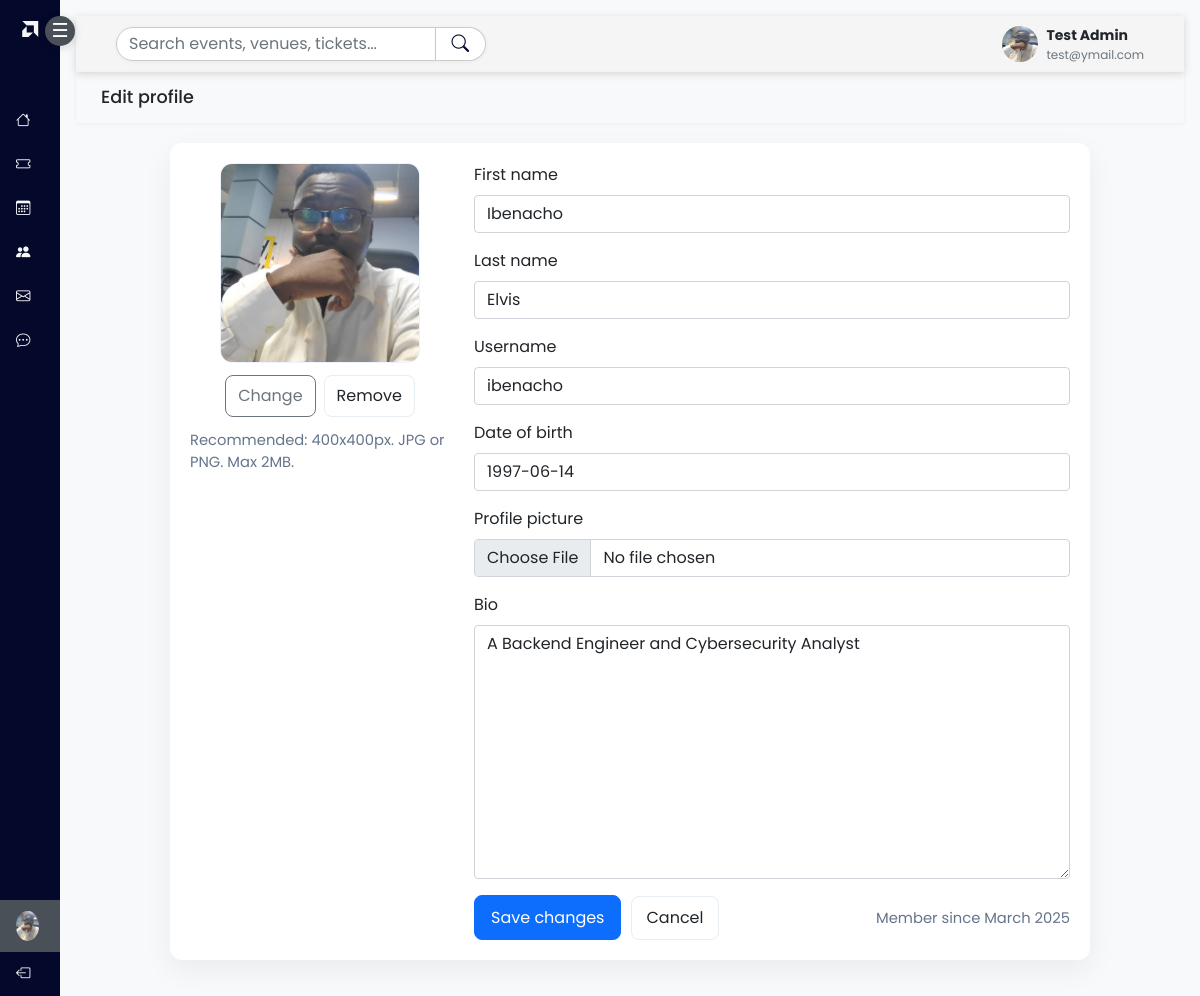
Page /profile/edit_profile/ibenachoelvis49@gmail.com (signed in) on the committed database.
### accounts/models.py (models this page shows, shortened)
class CustomUser(AbstractUser):
    ROLES = (
        ('USER', 'User'),
        ('ADMIN', 'Admin'))
    role = models.CharField(max_length=20, choices=ROLES, default='USER')
    email = models.CharField(max_length=150, unique=True, null=False, blank=False)
    username = models.CharField(max_length=100, unique=False, null=True, blank=True)
    first_name = models.CharField(max_length=150, blank=False, null=False)
    last_name = models.CharField(max_length=150, blank=False, null=False)
    USERNAME_FIELD = 'email'
    REQUIRED_FIELDS = []
    objects = UserManager()
    class Meta:
        permissions = (("can_add_user", "Can add user"),
            ("can_update_user", "Can update user"),
            ("can_delete_user", "Can delete user"),
            )

class UserProfile(models.Model):
    profile_picture = models.ImageField(upload_to='media/', blank=True, null=True)
    date_of_birth = models.DateField(blank=True, null=True)
    age = models.IntegerField(blank=True, null=True)
    user = models.OneToOneField(CustomUser, on_delete=models.CASCADE, related_name='profile')
    bio = models.TextField(max_length=500, blank=True)

### accounts/views.py (the view)
# urls.py: path('profile/edit_profile/<str:email>', views.edit_profile, name="edit_profile"),
@login_required
def edit_profile(request, email):
    user = CustomUser.objects.get(email=email)
    user_profile = UserProfile.objects.get(user=user)
    if request.method == 'POST':
        form = ProfileForm(request.POST, request.FILES)
        user_form = UserForm(request.POST)
        print(user_form)
        if form.is_valid() and user_form.is_valid():
            date_of_birth = form.cleaned_data.get('date_of_birth')
            profile_picture = form.cleaned_data.get('profile_picture')
            bio = form.cleaned_data.get('bio')
            first_name = user_form.cleaned_data.get('first_name')
            last_name = user_form.cleaned_data.get('last_name')
            username = user_form.cleaned_data.get('username')
            user_profile.date_of_birth = date_of_birth
            user_profile.profile_picture = profile_picture
            user_profile.bio = bio
            user.first_name = first_name
            user.last_name = last_name
            user.username = username
            user.save()
            user_profile.save()
            messages.success(request, "profile updated successfully..")
            return redirect('profile')
    else:
        form = ProfileForm({
            "date_of_birth":user_profile.date_of_birth,
            "profile_picture":user_profile.profile_picture,
            "bio":user_profile.bio
            })
        user_form = UserForm({
            "first_name":user.first_name,
            "last_name":user.last_name,
            "username":user.username,
        })
    return render(request, 'accounts/edit_profile.html', {"form":form, "user_form":user_form})

### accounts/forms.py
class ProfileForm(forms.ModelForm):
    class Meta:
        model = UserProfile
        fields = ['date_of_birth', 'profile_picture', 'bio']

class UserForm(forms.ModelForm):
    class Meta:
        model = CustomUser
        fields = ['first_name', 'last_name', 'username']

### accounts/templates/accounts/edit_profile.html (shortened to what this page needs)
{% extends 'accounts/base.html' %}
{% load static %}
{% load crispy_forms_tags %}
{% block content%}
<div class="wrapper">
  <div id="sidebar" class="text-light collapsed d-flex flex-column">
                 <a href="#" class="logo">
                  <i class="bi bi-amd"></i><span class="menu-text"><b id='logo_home_dash'>Tech</b>Convene</span>
                </a>
                <button class="mb-3 mt-3" id="toggleSidebar">☰</button>
                <nav class="nav flex-column">
                  <a href="{% url 'user_dashboard_view'%}" class="nav-link text-light">
                    <i class="bi bi-house"></i>
                  </a>
                  <a href="{% url 'purchased_tickets' %}" class="nav-link text-light">
                    <i class="bi bi-ticket"></i>
                  </a>
                  <a href="{% url 'booked_event' %}" class="nav-link text-light">
                    <i class="bi bi-calendar3"></i>
                  <a href="{% url 'chat_view' %}" class="nav-link text-light">
                   <i class="bi bi-people-fill"></i>
                  <a href="#" class="nav-link text-light">
                    <i class="bi bi-envelope"></i>
                  </a>
                   <a href="#" class="nav-link text-light">
                   <i class="bi bi-chat-dots"></i>
                  </a>
                  <div>
                      <a href="{% url 'profile' %}" class="nav-link active text-light">
                      {% if user.profile.profile_picture %}
                      <img src="{{ user.profile.profile_picture.url }}"  class="rounded-circle" width="30" height="30" alt="no image"/>
                      {% else %}
                      <img  src="{% static 'accounts/images/avatar.jpg' %}" class="rounded-circle" width="30" height="30"/>
                      {% endif %}
                  </a>
                   <a href="{% url 'logout' %}" class="nav-link text-light">
                   <i class="bi bi-box-arrow-left"></i>
                  </a>
                  </div>
                </nav>
              </div>
  <div id="content" class="bg-light p-3">
    <div class="content_header_dash container-fluid d-flex justify-content-between align-items-center">
      <div class="d-flex align-items-center gap-0">
          <input name="search" id="dashboard-search" type="search" placeholder="Search events, venues, tickets..." aria-label="Search" class="form-control form-control-sm" style="width:320px;">
          <button id="dashboard-search-btn" type="submit" class="btn btn-outline-dark btn-sm">
            <i class="bi bi-search"></i>
          </button>
      </div>
      <div class="profile-mini d-flex align-items-center gap-2">
          <img src="{% if user.profile.profile_picture %}{{ user.profile.profile_picture.url }}{% else %}{% static 'accounts/images/avatar.jpg' %}{% endif %}" alt="{{ user.get_full_name }}" class="rounded-circle" width="36" height="36">
          <div class="d-none d-md-block">
            <div style="font-weight:700;font-size:14px;">{{ user.first_name|default:user.username }}</div>
            <div class="text-muted" style="font-size:12px;">{{ user.email }}</div>
          </div>
        </div>
    </div>
    <h4 class="welcome-greeting container-fluid">Edit profile</h4>
    <div class="container">
      <div class="edit-card">
        <div class="edit-grid">
          <div class="avatar-box">
            {% if user.profile.profile_picture %}
              <img src="{{ user.profile.profile_picture.url }}" alt="avatar">
            {% else %}
              <img src="{% static 'accounts/images/avatar.jpg' %}" alt="avatar">
            {% endif %}
            <div class="avatar-actions">
              <label class="btn btn-outline-secondary" for="id_profile_picture">Change</label>
              <button class="btn btn-outline" type="button" onclick="document.getElementById('id_profile_picture').value=''">Remove</button>
            </div>
            <div class="hint">Recommended: 400x400px. JPG or PNG. Max 2MB.</div>
          </div>
          <div class="form-column">
            <form method="post" enctype="multipart/form-data">
              <div class="mb-3">{{ user_form.first_name | as_crispy_field}}</div>
              <div class="mb-3">{{ user_form.last_name | as_crispy_field}}</div>
              <div class="mb-3">{{ user_form.username | as_crispy_field}}</div>
              <div class="mb-3">{{ form.date_of_birth|as_crispy_field }}</div>
              <div class="mb-3">{{ form.profile_picture|as_crispy_field }}</div>
              <div class="mb-3">{{ form.bio|as_crispy_field }}</div>
              <div style="display:flex; gap:0.6rem; align-items:center;">
                <button type="submit" class="btn btn-primary">Save changes</button>
                <a href="{% url 'profile' %}" class="btn btn-outline">Cancel</a>
                <div class="hint" style="margin-left:auto;">Member since {{ user.date_joined|date:"F Y" }}</div>
              </div>
            </form>
          </div>
        </div>
      </div>
    </div>
  </div>
  </div>
{% endblock%}

### accounts/static/accounts/css/style.css (style rules this page uses)
* { margin: 0; padding: 0; box-sizing: border-box; font-family: Poppins; }
html, body { overflow-x: hidden; scroll-behavior: smooth; width: 100%; }
.wrapper { display: flex; height: 100vh; overflow: hidden; }
#sidebar { height: 100%; width: 60px; background-color: #04092C; color: white; transition: width 0.3s ease; position: relative; }
#sidebar div { width: 100%; position: absolute; bottom: 0; }
#toggleSidebar { background: #495057; color: #fff; width: 30px; height: 30px; font-size: 1.2rem; border: none; position: fixed; left:45px; top: 0px; z-index: 1000; border-radius: 50%; box-shadow: 0 2px 8px rgba(0,0,0,0.15); display: flex; align-items: center; justify-content: center; cursor: pointer; transition: left 0.5s; }
#sidebar .nav-link { white-space: nowrap; overflow: hidden; text-overflow: ellipsis; display: flex; align-items: center; padding: 0.7rem 1rem; font-size: 0.9rem; text-align: center; width: 100%; transition: background-color 0.5s ease, color 0.5s ease, width 0.5s ease; }
#sidebar .nav-link.active { background-color: #495057; color: #ffffff; }
#sidebar .logo { text-decoration: none; padding: 18px 0; text-align: center; cursor:pointer; color: #495057; margin-bottom: 15px; font-size: 1rem; }
#sidebar .logo i { color: whitesmoke; }
#content { flex-grow: 1; overflow-y: auto; box-sizing: border-box; width: 100%; }
#content .content_header_dash { background: whitesmoke; box-shadow: 0 2px 8px rgba(0,0,0,0.15); width: 100%; padding: 0 40px; margin: 0; box-sizing: border-box; display: flex; align-items: center; justify-content: space-between; min-height: 56px; }
#content .content_header_dash > div { display: flex; align-items: center; }
#content .content_header_dash div input[type="search"] { padding: 4px 12px; border: 1px solid #ccc; border-radius: 20px 0 0 20px; background: #fff; font-size: 1rem; outline: none; transition: border-color 0.2s, box-shadow 0.2s; box-shadow: 0 1px 4px rgba(0,0,0,0.05); margin-right: 0; width: 180px; }
#content .content_header_dash div button[type="submit"] { border-radius: 0 20px 20px 0; border: 1px solid #ccc; border-left: none; padding: 3px 6px; margin-left: 0; background: #fff; color: #333; box-shadow: 0 1px 4px rgba(0,0,0,0.05); transition: background 0.2s; font-size: 1rem; display: flex; gap: 0; align-items: center; }
#content .content_header_dash div i { margin: 0 0.6rem; font-size: 1.1rem; color: #04092C; text-align: center; }
.welcome-greeting { font-size: 1.1rem; width: 100%; box-shadow: 0 1px 4px rgba(0,0,0,0.05); padding: 15px 25px; }

### accounts/templates/accounts/edit_profile.html (style rules this page uses)
.edit-card { max-width: 920px; margin: 1.25rem auto; background: #fff; border-radius: 12px; padding: 1.25rem; box-shadow: 0 10px 30px rgba(2,6,23,0.06); }
.edit-grid { display: grid; grid-template-columns: 260px 1fr; gap: 1rem 1.5rem; align-items: start; }
.avatar-box { display:flex; flex-direction:column; align-items:center; gap:0.75rem; }
.avatar-box img { width:200px; height:200px; object-fit:cover; border-radius:12px; border:1px solid #eef2ff; }
.avatar-actions { display:flex; gap:0.5rem; }
.avatar-actions .btn { padding:0.5rem 0.75rem; border-radius:8px; }
.form-column { width:100%; }
.form-column .mb-3 { margin-bottom:0.95rem; }
.btn-primary, .btn-secondary { border-radius:8px; padding:0.6rem 1rem; }
.btn-outline { border:1px solid #e6edf3; padding:0.55rem 0.9rem; border-radius:8px; background:transparent; }
.hint { color:#64748b; font-size:0.92rem; }

### rows in the picture
CustomUser: profile.profile_picture (picture), profile_picture (picture), first_name "Test Admin", email "test@ymail.com", date_joined "March 2025"
CustomUser: first_name "Ibenacho", last_name "Elvis", username "ibenacho"
UserProfile: date_of_birth "1997-06-14", bio "A Backend Engineer and Cybersecurity Analyst"
